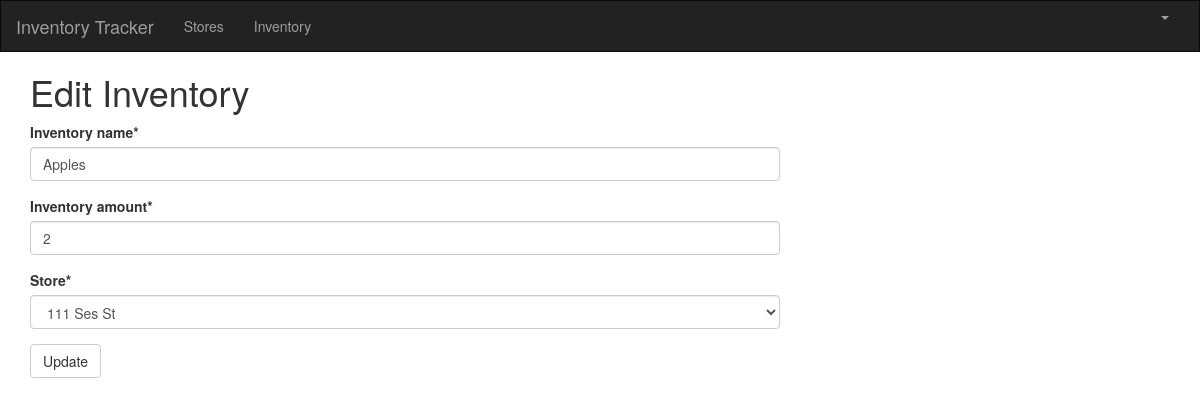
The app's page /inventory/1/edit/ (signed in) with its own data.
### inventorysystem/models.py (models this page shows, shortened)
class Inventory(models.Model):
    store = models.ForeignKey(Store, on_delete=models.CASCADE)
    inventory_name = models.CharField(max_length=200)
    inventory_amount = models.IntegerField(default=0)
    created_date = models.DateTimeField(
        default=timezone.now)

### inventorysystem/views.py (the view)
# urls.py: path('inventory/<int:pk>/edit/', views.inventory_edit, name='inventory_edit'),
@login_required
def inventory_edit(request, pk):
    inventory = get_object_or_404(Inventory, pk=pk)
    if request.method == "POST":
        form = InventoryForm(request.POST, instance=inventory)
        if form.is_valid():
            inventory = form.save(commit=False)
            inventory.updated_date = timezone.now()
            inventory.save()
            inventory = Inventory.objects.filter(created_date__lte=timezone.now())
            return render(request, 'inventorysystem/inventory_list.html',
                          {'inventorys': inventory})
    else:
        form = InventoryForm(instance=inventory)
    return render(request, 'inventorysystem/inventory_edit.html', {'form': form})

### inventorysystem/forms.py
class InventoryForm(forms.ModelForm):
    class Meta:
        model = Inventory
        fields = ('inventory_name', 'inventory_amount', 'store', )

### inventorysystem/models.py (called while the page is built)
    def __str__(self):
        return self.store_addr

### inventorysystem/templates/inventorysystem/inventory_edit.html (shortened to what this page needs)
{% extends 'inventorysystem/base.html' %}
{% load crispy_forms_tags %}
{% block content %}
    <h1>Edit Inventory</h1>
    <form method="POST" class="customer-form">{% csrf_token %}
        {{ form|crispy }}
        <button type="submit" class="save btn btn-default">Update</button>
    </form>
{% endblock %}

### records on screen
Inventory: inventory_name "Apples", inventory_amount "2", store "111 Ses St"
